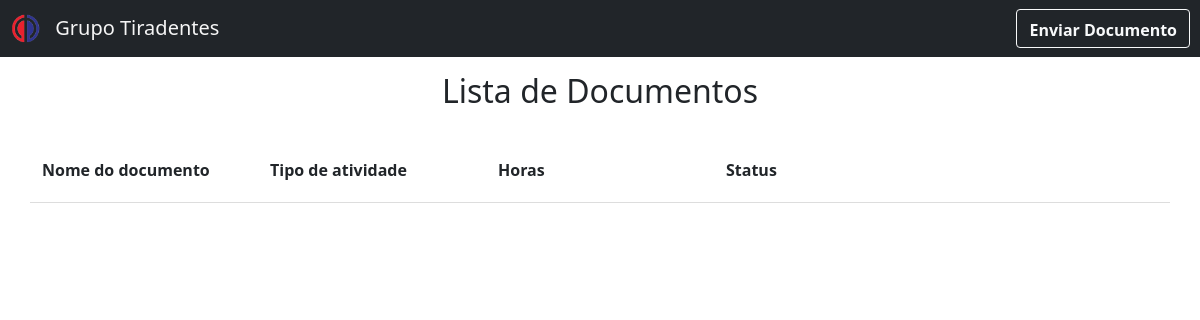
Before: / with the older database file.
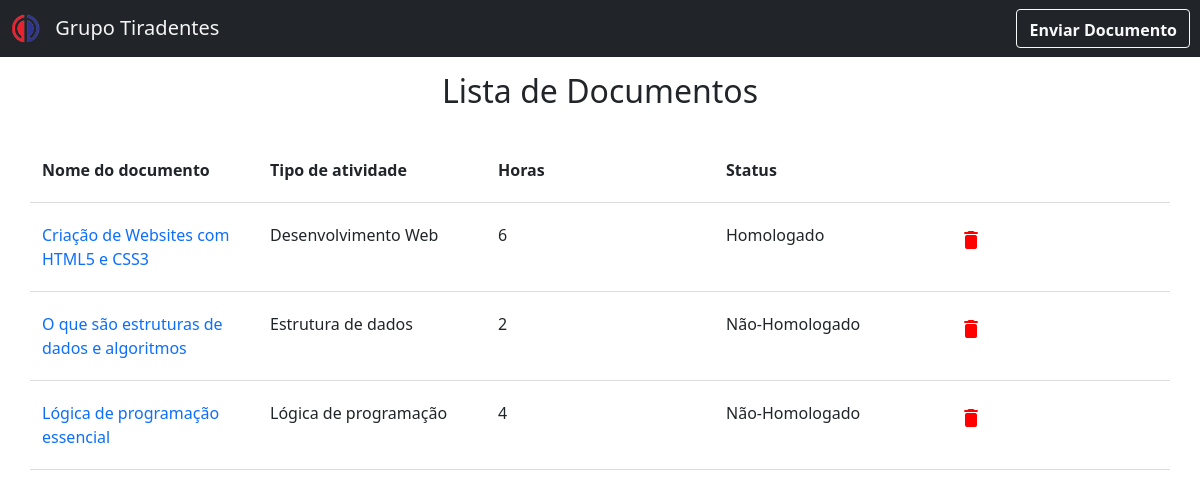
After: the same page with the newer database file.
### tables this page shows
CREATE TABLE `documentos` (
  `id_documento` int(11) NOT NULL,
  `nome_documento` varchar(125) DEFAULT NULL,
  `tipo_atividade` varchar(125) DEFAULT NULL,
  `qtde_horas` int(11) DEFAULT NULL,
  `status_documento` tinyint(1) NOT NULL DEFAULT 0,
  `file_nome` varchar(125) DEFAULT NULL,
  `file_type` varchar(125) DEFAULT NULL,
  `file_date` date DEFAULT NULL
);

### index.php (the view, shortened to what this page needs)
<?php
include_once('connect.php');
$select = $pdo->query("SELECT * FROM documentos");
?>
<!DOCTYPE HTML>
<html lang="pt-br">
<head>
    <link href="https://cdn.jsdelivr.net/npm/bootstrap@5.1.3/dist/css/bootstrap.min.css" rel="stylesheet">
    <link rel='stylesheet' type='text/css' href='css/style.css' media='screen' />
</head>
<body>
    <header id="page-header">
        <div class="container" id="nav-container">
            <nav class="navbar navbar-light bg-dark fixed-top">
                <a href="index.php" id="brand-name" class="navbar-brand">
                    <img id="brand-img" src="img/logo.PNG" alt="Grupo tiradentes" width="30" height="30" class="d-inline-block align-text-top">
                    Grupo Tiradentes
                </a>
                <form class="form-inline">
                    <button id="btn_add" type="button" class="btn btn-outline-light" data-bs-toggle="modal" data-bs-target="#modalInsert">
                        <strong class="align-middle">Enviar Documento</strong>
                    </button>
                </form>
            </nav>
        </div>
    </header>
    <br>
    <br>
    <div>&nbsp;</div>
    <legend id="title" class="title h2 text-center">Lista de Documentos</legend>
    <div class="container">
        <div class="row text-left">
            <div class="col">
                <div class="fw-bold">
                    Nome do documento
                </div>
            </div>
            <div class="col">
                <div class="fw-bold">
                    Tipo de atividade
                </div>
            </div>
            <div class="col">
                <div class="fw-bold">
                    Horas
                </div>
            </div>
            <div class="col">
                <div class="fw-bold">
                    Status
                </div>
            </div>
            <div class="col">
            </div>
        </div>
        <?php
        $tag_de_contagem = 0;
        while ($row = $select->fetch(PDO::FETCH_OBJ)) {
            if ($row->status_documento === '1') $status = "Homologado";
            else $status = "Não-Homologado";
        ?>
            <div class="row text-left">
                <div class="col">
                    <a href="arquivos/<?php echo (urlencode($row->id_documento)); ?>/<?php echo (urlencode($row->file_nome)); ?>"><?php echo ($row->nome_documento); ?></a>
                </div>
                <div class="col">
                    <?php echo ($row->tipo_atividade); ?>
                </div>
                <div class="col">
                    <?php echo ($row->qtde_horas); ?>
                </div>
                <div class="col">
                    <?php echo ($status); ?>
                </div>
                <div class="col">
                    <form method="post" action="delete-documento.php">
                        <button id="btn_excluir" name="btn_excluir" type="submit" class="btn btn-link p-1" value="<?php echo ($tag_de_contagem); ?>">
                            <span class="material-icons-round">delete</span>
                        </button>
                    </form>
                </div>
            </div>
        <?php } ?>
    </div>
</body>
</html>

### css/style.css (style rules this page uses)
body { width: 100%; height: 100%; }
.row { margin: 0; }
.container { padding: 20px 0; }
.row .col { border-bottom: 1px solid #ddd; padding-top: 20px; padding-bottom: 20px; }
.container .col a { text-decoration: none; }
#brand-name { color: whitesmoke; }
#brand-img, #btn_add { margin-left: 10px; margin-right: 10px; }
#nav-container { padding-top: 0; padding-bottom: 0; }
#alertError, #alertSuccess, #title { margin-top: auto; }
#btn_excluir { color: red; max-width: 85%; }

Changed rows visible on the page:
added documentos: nome_documento "Criação de Websites com HTML5 e CSS3", tipo_atividade "Desenvolvimento Web", qtde_horas "6", status_documento "Homologado"
added documentos: nome_documento "O que são estruturas de dados e algoritmos", tipo_atividade "Estrutura de dados", qtde_horas "2", status_documento "Não-Homologado"
added documentos: nome_documento "Lógica de programação essencial", tipo_atividade "Lógica de programação", qtde_horas "4", status_documento "Não-Homologado"
